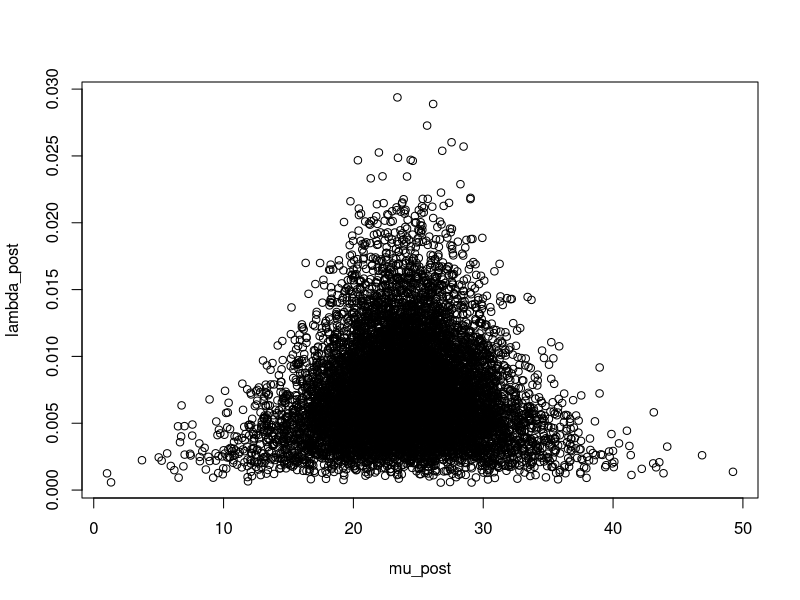
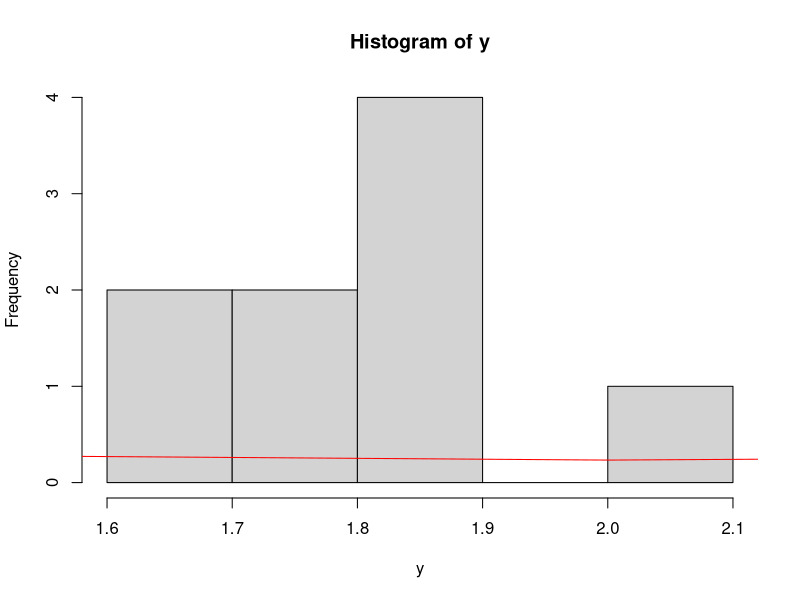
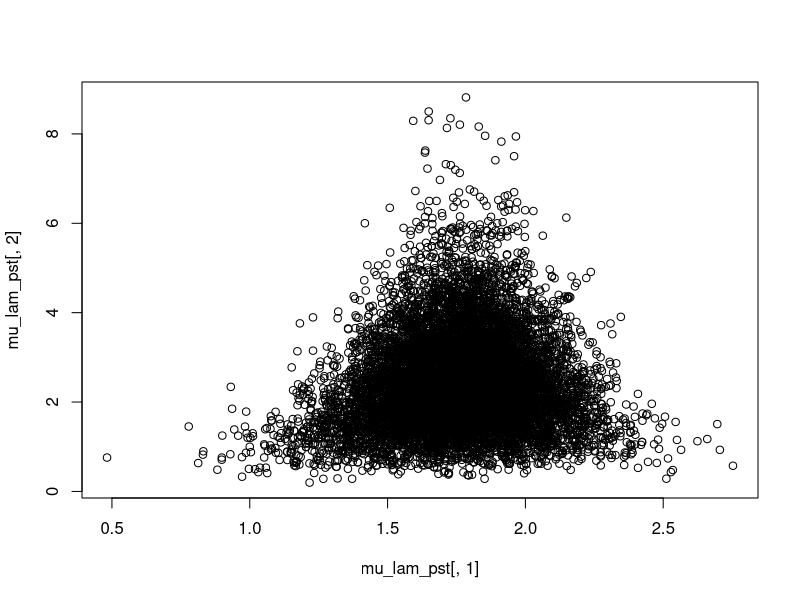
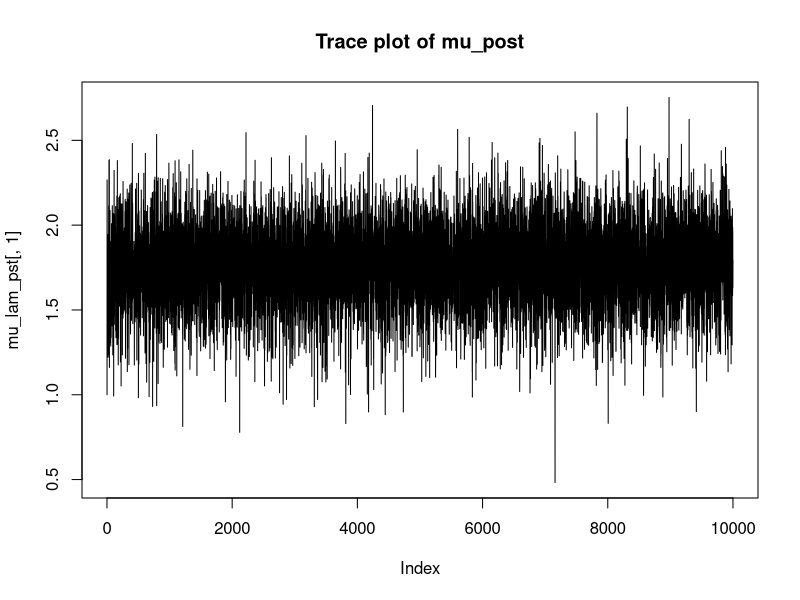
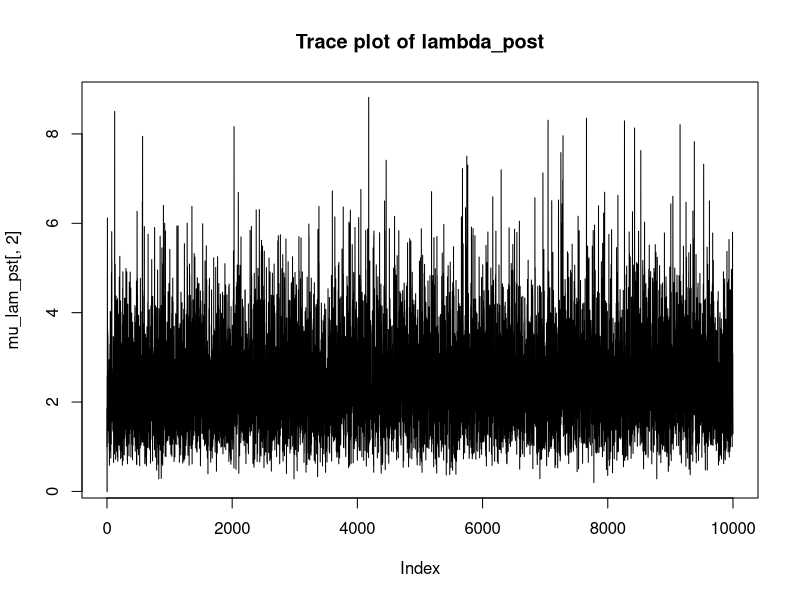
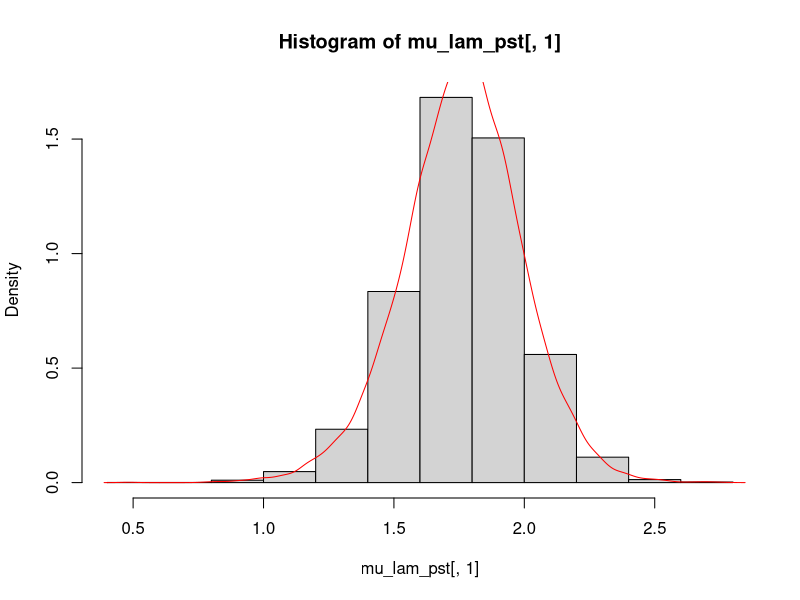
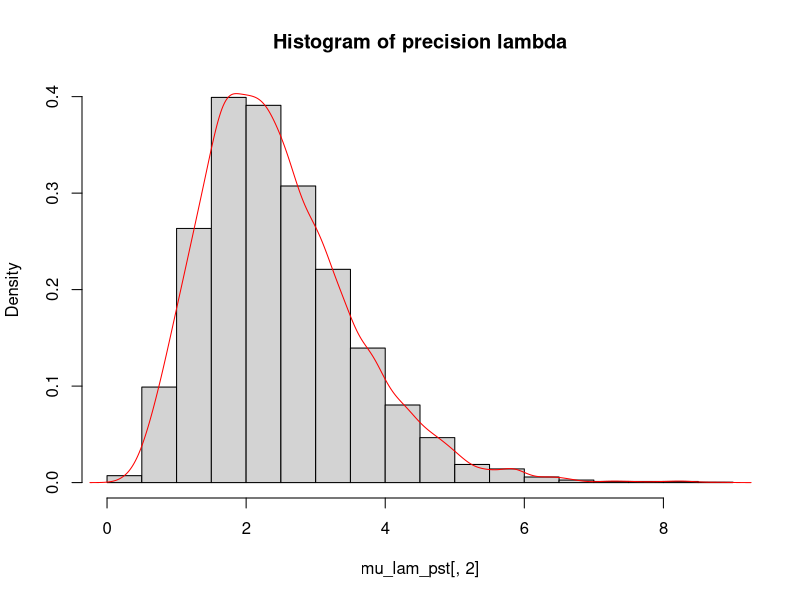

These charts were generated, in order, by the following R code:
#===================
# NormalGamma Model
#===================

# Data X1, X2, ..., Xn ~ N(mu, lambda^{-1})
  # mu, lambda unknown

# NormalGamma Model can be 
  # conjugate case: 
      # prior of mu and lambda is NormalGamma, 
        # (mu, lambda) ~  NormalGamma(m, c, a, b)

      # posterior mu and lambda is also Normal Gamma  
        # (mu, lambda | x1, ..., xn) ~ NormalGamma(M, C, A, B)
          # M = m * (c/c+n) + xbar * (n/c+n)  
          # C = c + n      //sample size used for estimating posterior mean mu|data
          # A = a + n/2   //posterior rate for lambda|data
          # B = b + 1/2 * sum(data_i - xbar)^2 + 1/2 (nc)/(n+c) (xbar - m)^2
            # = b + 1/2 * n * var(data) + 1/2 * (nc)/(n+c) (xbar - m)^2

  # semi-conjugate case:
    # pr


#----------------
# Conjugate case
#----------------

priors = data.frame(m = 0, c = 1, a = 1/2, b = 50)

findPostPriors <- function(prior, data) {
  m = prior$m
  c = prior$c
  a = prior$a
  b = prior$b

  n = length(data)
  xbar = mean(data)
  s2 = var(data)
  
  #PostPar = NULL
  PostPar = data.frame(
    M = m * (c/(c + n)) + xbar * (n/(n + c)),
    C = c + n,
    A = a + n/2,
    B = b + 1/2 * (n - 1) * s2 + 1/2 * (n * c) / (n + c) * (xbar - m)
  )
  return(PostPar)
}

x <- c(18, 40, 15, 17, 20, 44, 38)
PostPars_post <- findPostPriors(prior = priors, data = x)
n.sims <- 1e4

# sample from posterior distribution of (mu, lambda | data)
  # 1. sample lambda ~ gamma(A, B)
  # 2. given lambda, sample mu|lambda ~ N(M, (C*lambda)^{-1})

lambda_post = rgamma(n.sims, shape = PostPars_post$A, rate = PostPars_post$B)
mu_post = sapply(sqrt((PostPars_post$C*lambda_post)^{-1}), rnorm, n = 1, mean = PostPars_post$M)

plot(mu_post, lambda_post)


mean(mu_post) # [1] 23.97186
mean(lambda_post) # [1] 0.007478751


#--------------------
# Semi-conjugate case
#--------------------
x <- c(18, 40, 15, 17, 20, 44, 38)
priors <- data.frame(mu_0 = 0, lam_0 = 1, a = 1/2, b = 50)
Semi_conj_Gibbs_post <- function(start.mu, start.lam, n.sim, priors, data) {
  
  print("This generates posterior of mu and lambda using Gibbs
        under semi-conjugate situation")
  
  Pars_post <- matrix(NA, nrow = n.sim, ncol = 2)
  Pars_post[1, ] <- c(start.mu, start.lam)
  
  mu_0 <- priors$mu_0
  lam_0 <- priors$lam_0
  a <- priors$a
  b <- priors$b
  
  xbar <- mean(data)
  S2 <- var(data)
  n <- length(data)
  
  for(i in 2:n.sim) {
    # sample from full conditional of mu
    mu_n <- mu_0 * lam_0 / (lam_0 + n * Pars_post[i-1, 2]) + 
      xbar * n * Pars_post[i-1, 2] / (n * Pars_post[i-1, 2] + lam_0)
    
    sd_n <- sqrt((lam_0 + n * Pars_post[i-1, 2])^{-1})
    Pars_post[i, 1] <- rnorm(1, mean = mu_n, sd = sd_n)
    
    # sample from full conditional of lam
    A = a + n/2
    B = 1/2 * ((n-1) * S2 + n * (xbar - Pars_post[i, 1])^2 + 2*b)
    Pars_post[i, 2] <- rgamma(1, shape = A, rate = B)
  }
  return(Pars_post)
}


semi_post <- Semi_conj_Gibbs_post(start.mu = 1, start.lam = 1, 
                                  priors = priors, 
                                  n.sim = 1e4, data = x)

head(semi_post)
mu_post <- semi_post[, 1]
lam_post <- semi_post[, 2]

mean(mu_post) # [1] 0.2356989
mean(lam_post) # [1] 0.001388827

y <- c( 1.64, 1.70, 1.72, 1.74, 1.82, 1.82, 1.82, 1.90, 2.08)
mean(y) # [1] 1.804444
var(y) # [1] 0.01687778
priors <- data.frame(mu_0 = 1, lam_0 = 1, a = 1, b = 2)

mu_lam_pst <- Semi_conj_Gibbs_post(start.mu = 1, start.lam = 1, n.sim = 1e4, 
                     priors = priors, data = y)

head(mu_lam_pst)
mean(mu_lam_pst[, 1]) # [1] 1.760803
mean(mu_lam_pst[, 2]) # [1] 2.422582

hist(y)
lines(dnorm(y, mean = mu_lam_pst[, 1], sd = sqrt(mu_lam_pst[, 2])),
      col = "red")

plot(mu_lam_pst[, 1], mu_lam_pst[, 2])

# trace plots
plot(mu_lam_pst[, 1], type = "l", main = "Trace plot of mu_post")
plot(mu_lam_pst[, 2], type = "l", main = "Trace plot of lambda_post")

lines(density(mu_lam_pst[, 1]))
hist(mu_lam_pst[, 1], probability = T)
lines(density(mu_lam_pst[, 1]), col = "red")

hist(mu_lam_pst[, 2], probability = T, 
     main = "Histogram of precision lambda")
lines(density(mu_lam_pst[, 2]), col = "red")
